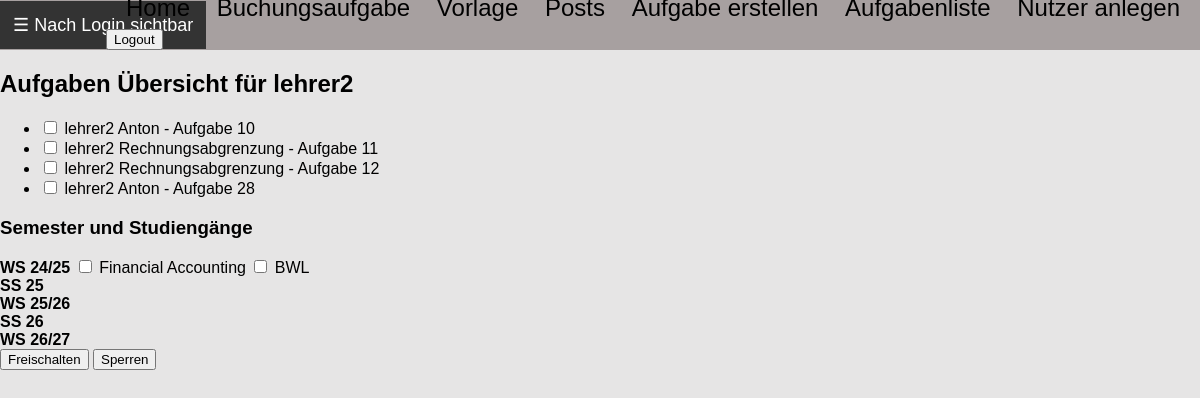
/posts/aufgaben/ (signed in), run on an earlier commit of the app's database.
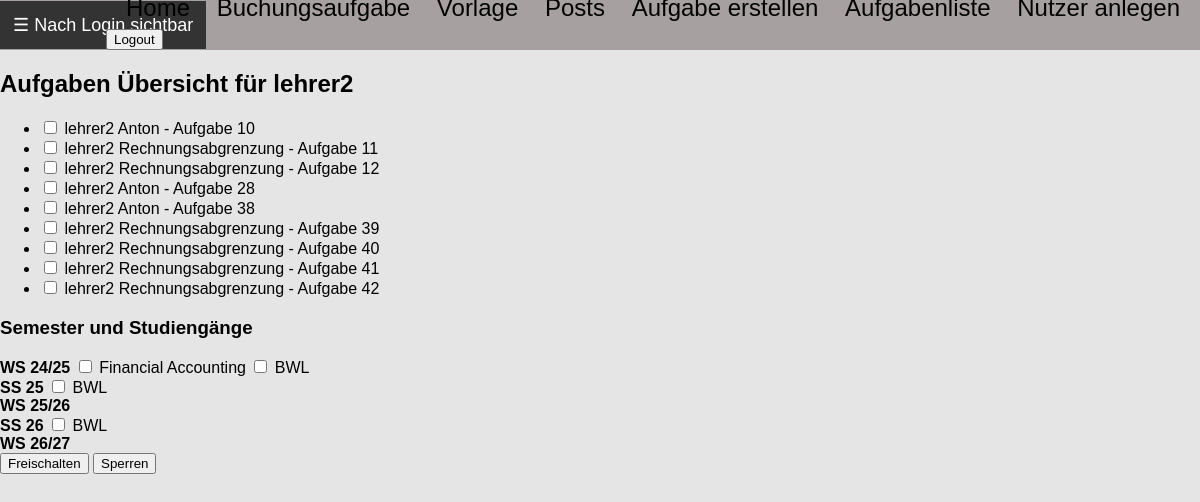
And on a later commit of the database.
### posts/models.py (models this page shows)
class Aufgabe(models.Model):
    kategorie = models.ForeignKey(Kategorie, on_delete=models.CASCADE)  # Ändere CharField zu ForeignKey
    aufgabentext = models.TextField()
    loesung_haben = models.JSONField(blank=True, null=True)
    loesung_soll = models.JSONField(blank=True, null=True)
    multiple_choice_antworten = models.JSONField(blank=True, null=True)
    richtige_antwort = models.TextField(blank=True, null=True)
    aufgabentyp = models.CharField(max_length=50, choices=[
        ('buchungssatz', 'Buchungssatz'),
        ('multiple_choice', 'Multiple Choice'),
        ('texteingabe', 'Texteingabe')
    ])
    author = models.ForeignKey(settings.AUTH_USER_MODEL, on_delete=models.CASCADE)
    erstellungsdatum = models.DateTimeField(auto_now_add=True)
    id = models.AutoField(primary_key=True)

class Kategorie(models.Model):
    name = models.CharField(max_length=100, unique=True)
    author = models.ForeignKey(settings.AUTH_USER_MODEL, on_delete=models.CASCADE, limit_choices_to={'role': 'teacher'})
    def __str__(self):
        return self.name

### users/models.py (models this page shows, shortened)
class Semester(models.Model):
    name = models.CharField(max_length=10, unique=True)

class Studiengang(models.Model):
    name = models.CharField(max_length=100, unique=True)

### posts/views.py (the view)
    def _wrapped_view_func(request, *args, **kwargs):
        if request.user.is_authenticated and request.user.role == 'teacher':
            return view_func(request, *args, **kwargs)
        else:
            return HttpResponse(f'Fehlende Berechtigung <br><a href="{reverse("index")}">Zurück zur Startseite</a>')

### posts/views.py (called while the page is built)
def lehrkraft_required(view_func):
    def _wrapped_view_func(request, *args, **kwargs):
        if request.user.is_authenticated and request.user.role == 'teacher':
            return view_func(request, *args, **kwargs)
        else:
            return HttpResponse(f'Fehlende Berechtigung <br><a href="{reverse("index")}">Zurück zur Startseite</a>')
    return _wrapped_view_func

@lehrkraft_required
def aufgaben_liste(request):
    aufgaben = Aufgabe.objects.filter(author=request.user).order_by('id')
    studiengaenge_per_semester = {}
    for semester in Semester.objects.all():
        studiengaenge_per_semester[semester] = Studiengang.objects.filter(
            students__professor=request.user, students__semester=semester
        ).distinct()
    return render(request, 'posts/aufgaben_liste.html', {
        'aufgaben': aufgaben,
        'studiengaenge_per_semester': studiengaenge_per_semester
    })

### posts/templates/posts/aufgaben_liste.html (shortened to what this page needs)
{% extends 'vorlage.html' %}
{% block content %}
    <h2>Aufgaben Übersicht für {{ request.user.username }}</h2>
    <form method="post" action="{% url 'posts:update_aufgabe_status_multiple' %}">
        <ul>
            {% for aufgabe in aufgaben %}
                <li>
                    <input type="checkbox" name="aufgaben_ids" value="{{ aufgabe.id }}">
                    <label>{{ aufgabe.kategorie }} - Aufgabe {{ aufgabe.id }}</label>
                </li>
            {% endfor %}
        </ul>
        <h3>Semester und Studiengänge</h3>
        {% for semester, studiengaenge in studiengaenge_per_semester.items %}
            <div>
                <strong>{{ semester.name }}</strong>
                {% for studiengang in studiengaenge %}
                    <label>
                        <input type="checkbox" name="studiengang_ids" value="{{ studiengang.id }}-{{ semester.id }}">
                        {{ studiengang.name }}
                    </label>
                {% endfor %}
            </div>
        {% endfor %}
        <button type="submit" name="action" value="freischalten">Freischalten</button>
        <button type="submit" name="action" value="sperren">Sperren</button>
    </form>
{% endblock %}

What changed in the data, as far as the page shows it:
added Aufgabe: kategorie "lehrer2 Anton", id "38"
added Aufgabe: kategorie "lehrer2 Rechnungsabgrenzung", id "39"
added Aufgabe: kategorie "lehrer2 Rechnungsabgrenzung", id "40"
added Aufgabe: kategorie "lehrer2 Rechnungsabgrenzung", id "41"
added Aufgabe: kategorie "lehrer2 Rechnungsabgrenzung", id "42"
changed Semester "SS 25": gains Studiengang (name "BWL")
changed Semester "SS 26": gains Studiengang (name "BWL")
